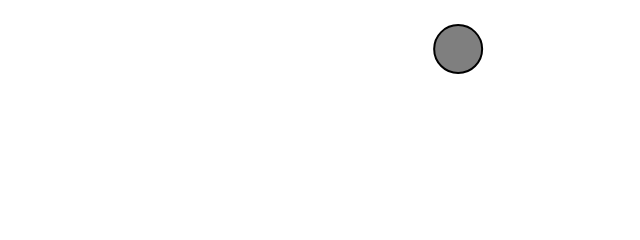
Frame 1 (no input)
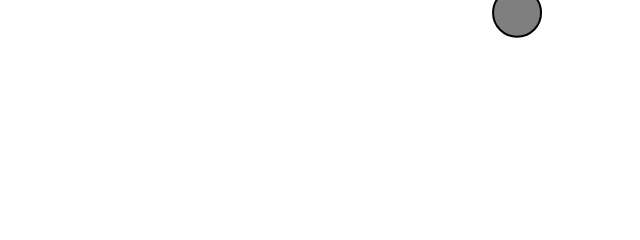
Frame 60 (no input)
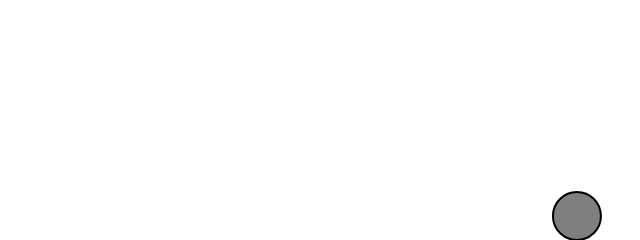
Frame 120 (the mouse pressed at the canvas centre since frame 60)

The p5.js sketch that drew these frames (run headless with seeded random() and noise() and a simulated clock; from frame 60 on, the mouse is pressed at the canvas centre):

// p5.js sketch
// ── sketch.js
// The Nature of Code
// Daniel Shiffman
// http://natureofcode.com

let mover;

function setup() {
  createCanvas(640, 240);
  mover = new Mover(); 
}

function draw() {
  background(255);

  mover.update();
  mover.checkEdges();
  mover.display();
}

// ── mover.js

// The Nature of Code
// Daniel Shiffman
// http://natureofcode.com

class Mover {
  constructor(){
    this.position = createVector(random(width), random(height));
    this.velocity = createVector(random(-2, 2), random(-2, 2));
  }

  update() {
    this.position.add(this.velocity);
  }

  display() {
    stroke(0);
    strokeWeight(2);
    fill(127);
    ellipse(this.position.x, this.position.y, 48, 48);
  }

  checkEdges() {

    if (this.position.x > width) {
      this.position.x = 0;
    }
    else if (this.position.x < 0) {
      this.position.x = width;
    }

    if (this.position.y > height) {
      this.position.y = 0;
    }
    else if (this.position.y < 0) {
      this.position.y = height;
    }
  }
}
